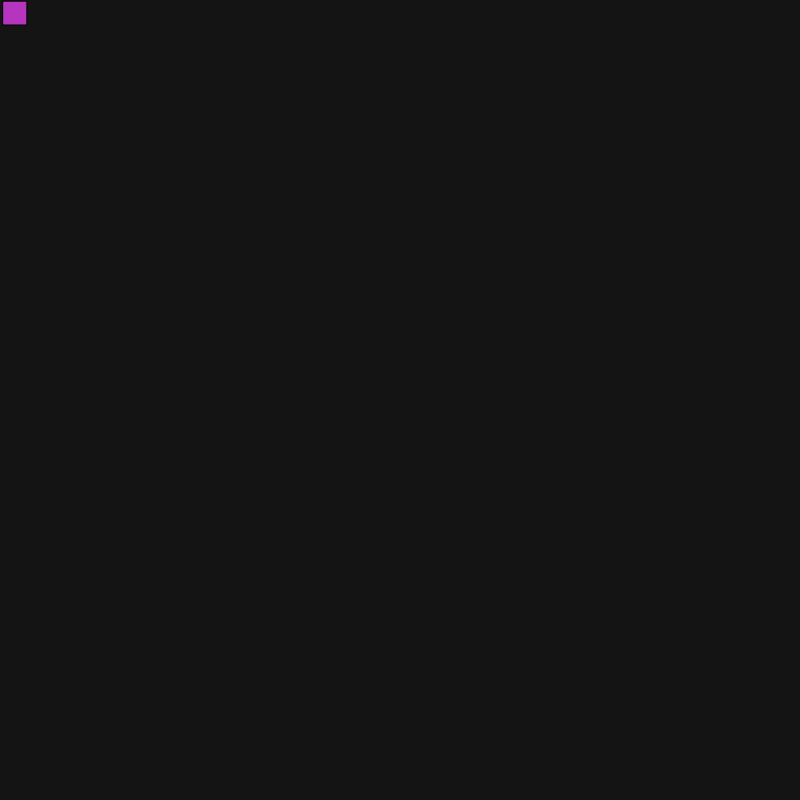
Frame 1 (no input)
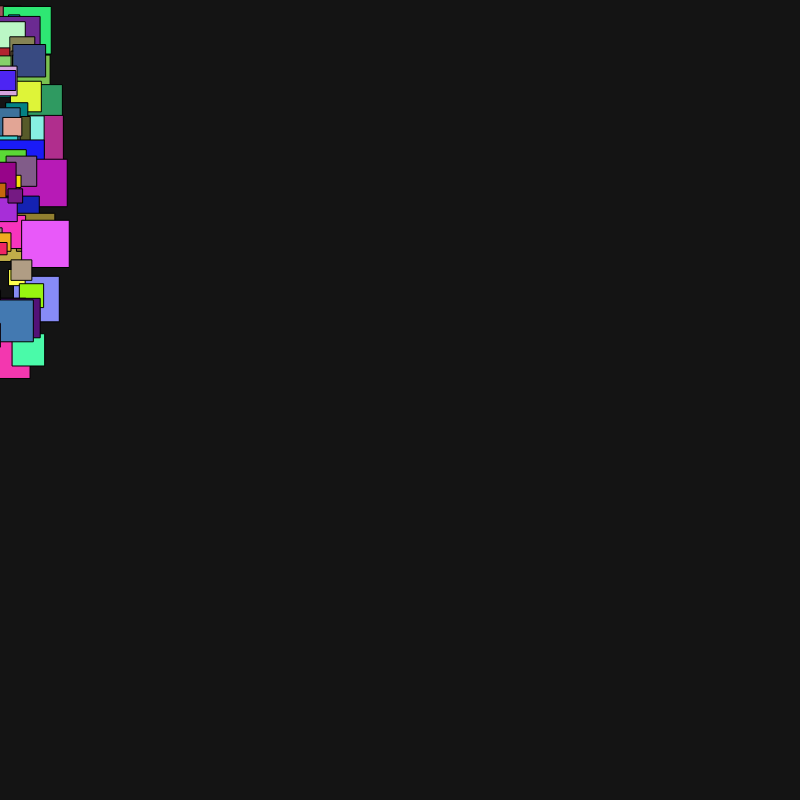
Frame 60 (no input)
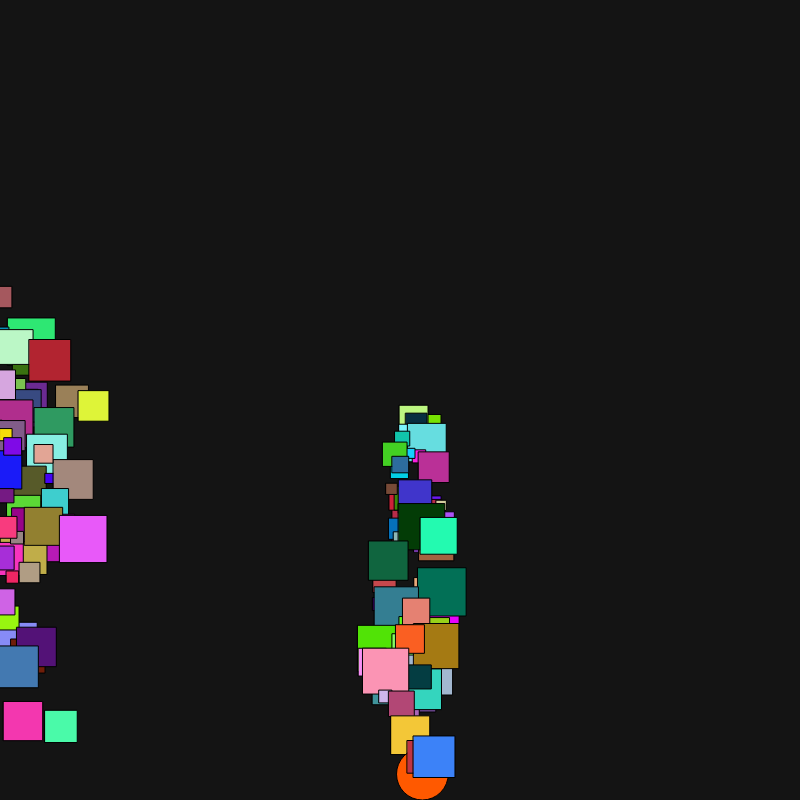
Frame 120 (the mouse pressed at the canvas centre since frame 60)

The p5.js sketch that drew these frames (run headless with seeded random() and noise() and a simulated clock; from frame 60 on, the mouse is pressed at the canvas centre):

// p5.js sketch
// ── sketch.js
let balls = [];
//how many balls do we want?
let numberOfBalls = 1000;

function setup() {
  createCanvas(800, 800);
}
function draw() {
  background(20);

  if (balls.length < numberOfBalls) {
    let x = mouseX;
    let y = mouseY;
    let c = color(random(255), random(255), random(255));
    let r = random(10, 50);
    balls.push(new Ball(x, y, c, r));
  }

  for (let i = balls.length - 1; i >= 0; i--) {
    let ball = balls[i];
    ball.move();
    ball.fall();
    ball.explode();
    if (ball.r >= random(100, 200)) {
      balls.splice(i, 1);
    } else {
      ball.show();
    }
  }
}
//we can create new balls here
class Ball {
  // this constructor is what is called whenever we create a new instance of this class
  constructor(x, y, c, r) {
    this.x = x;
    this.y = y;
    this.color = c;
    this.r = r;
    this.ReachedBottom = false;
  }

  //methods - the things it can do
  move() {
    this.x += random(-5, 5);
    if (this.y + this.r < height) {
      this.y += random(-5, 5);
    }
  }
  fall() {
    if (this.y + this.r < height) {
      this.y += random(1, 10);
    }
  }

  explode() {
    if (this.y + this.r >= height) {
      if (!this.ReachedBottom) {
        this.fireColor();
        this.ReachedBottom = true;
      }
      this.r += random(5, 20);
      this.y = height - this.r;
    }
  }
  fireColor() {
    this.color = color(255, random(256), 0);
  }
  show() {
    fill(this.color);
    if (this.ReachedBottom) {
      circle(this.x, this.y + this.r / 2, this.r);
    } else {
      rect(this.x, this.y, this.r);
    }
  }
}
